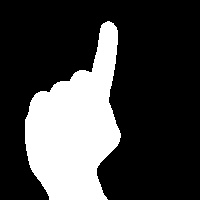
#> input picture test/1/628.jpg, 200 x 200 px, given in place of the camera
$ jupyter execute --allow-errors ly_Generated.ipynb
#> lines starting #> are read from the running program, lines starting #| are printed output that depends on the picture
[cell 1]
import tensorflow as tf
from tensorflow import keras
from keras.models import Sequential
from keras.layers import Activation, Dense, Flatten, BatchNormalization, Conv2D, MaxPool2D, Dropout
from keras.optimizers import Adam, SGD
from keras.metrics import categorical_crossentropy
from keras.preprocessing.image import ImageDataGenerator
import warnings
import numpy as np
import cv2
from keras.callbacks import ReduceLROnPlateau
from keras.callbacks import ModelCheckpoint, EarlyStopping
warnings.simplefilter(action='ignore', category=FutureWarning)

[cell 2]
background = None
accumulated_weight = 0.5

#Creating the dimensions for the ROI...

ROI_top = 100
ROI_bottom = 300
ROI_right = 150
ROI_left = 350
def cal_accum_avg(frame, accumulated_weight):
    global background

    if background is None:
        background = frame.copy().astype("float")
        return None
    cv2.accumulateWeighted(frame, background, accumulated_weight)

[cell 3]
# [16 lines left out: function segment_hand, not called in this run]

[cell 4]
cam = cv2.VideoCapture(0)

num_frames = 0
element = '9'
num_imgs_taken = 0

while True:
    ret, frame = cam.read()
#> frame is the input picture: shape (200, 200, 3); min 0, max 255, mean 66.1

    # flipping the frame to prevent inverted image of captured frame...
    frame = cv2.flip(frame, 1)
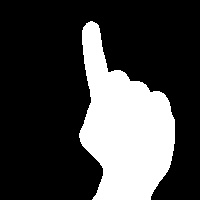
#> frame: shape (200, 200, 3); min 0, max 255, mean 66.1

    frame_copy = frame.copy()

    roi = frame[ROI_top:ROI_bottom, ROI_right:ROI_left]
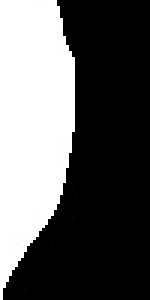
#> roi: shape (100, 50, 3) (shown 3 times larger); min 0, max 255, mean 94.7

    gray_frame = cv2.cvtColor(roi, cv2.COLOR_BGR2GRAY)
    gray_frame = cv2.GaussianBlur(gray_frame, (9, 9), 0)
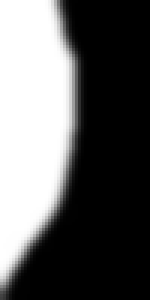
#> gray_frame: shape (100, 50) (shown 3 times larger); min 0, max 255, mean 94.6

    if num_frames < 60:
        cal_accum_avg(gray_frame, accumulated_weight)
        if num_frames <= 59:

            cv2.putText(frame_copy, "FETCHING BACKGROUND...PLEASE WAIT",
(80, 400), cv2.FONT_HERSHEY_SIMPLEX, 0.9, (0,0,255), 2)

    elif num_frames <= 300:

        hand = segment_hand(gray_frame)

        cv2.putText(frame_copy, "Adjust hand...Gesture for" +
  str(element), (200, 400), cv2.FONT_HERSHEY_SIMPLEX, 1,
  (0,0,255),2)

        if hand is not None:

            thresholded, hand_segment = hand

            cv2.drawContours(frame_copy, [hand_segment + (ROI_right,
            ROI_top)], -1, (255, 0, 0),1)

            cv2.putText(frame_copy, str(num_frames)+"For" + element,
            (70, 45), cv2.FONT_HERSHEY_SIMPLEX, 1, (0,0,255), 2)

            # Also display the thresholded image
            cv2.imshow("Thresholded Hand Image", thresholded)

    else:

        # Segmenting the hand region...
        hand = segment_hand(gray_frame)

        # Checking if we are able to detect the hand...
        if hand is not None:

            # unpack the thresholded img and the max_contour...
            thresholded, hand_segment = hand

            # Drawing contours around hand segment
            cv2.drawContours(frame_copy, [hand_segment + (ROI_right,
            ROI_top)], -1, (255, 0, 0),1)

            cv2.putText(frame_copy, str(num_frames), (70, 45),
            cv2.FONT_HERSHEY_SIMPLEX, 1, (0,0,255), 2)

            cv2.putText(frame_copy, str(num_imgs_taken) + 'images' +"For"
      + element, (200, 400), cv2.FONT_HERSHEY_SIMPLEX, 1,
      (0,0,255), 2)

            # Displaying the thresholded image
            cv2.imshow("Thresholded Hand Image", thresholded)
            if num_imgs_taken <= 1000:
                cv2.imwrite(r"D:\\gesture\\train\\"+ element +"\\" +
                str(num_imgs_taken+300) + '.jpg', thresholded)

            else:
                break
            num_imgs_taken +=1
        else:
            cv2.putText(frame_copy, 'No hand detected...', (200, 400),
 cv2.FONT_HERSHEY_SIMPLEX, 1, (0,0,255), 2)


    # Drawing ROI on frame copy
    cv2.rectangle(frame_copy, (ROI_left, ROI_top), (ROI_right,ROI_bottom), (255,128,0), 3)

    cv2.putText(frame_copy, "Hand sign recognition_ _ _", (10, 20), cv2.FONT_ITALIC, 0.5, (51,255,51), 1)
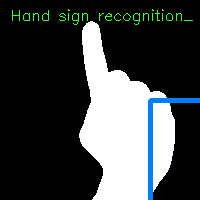
#> frame_copy: shape (200, 200, 3); mean B, G, R 67.7, 67.3, 63

    # increment the number of frames for tracking
    num_frames += 1

    # Display the frame with segmented hand
    cv2.imshow("Sign Detection", frame_copy)

    # Closing windows with Esc key...(any other key with ord can be used too.)
    k = cv2.waitKey(1) & 0xFF
#> (key Esc is pressed here)

    if k == 27:
        break

# Releasing the camera & destroying all the windows...

cv2.destroyAllWindows()
cam.release()

[cell 5]
#Creating Test Set

cam = cv2.VideoCapture(0)

num_frames = 0
element = 10
num_imgs_taken = 0

while True:
    ret, frame = cam.read()

    frame = cv2.flip(frame, 1)

    frame_copy = frame.copy()

    roi = frame[ROI_top:ROI_bottom, ROI_right:ROI_left]

    gray_frame = cv2.cvtColor(roi, cv2.COLOR_BGR2GRAY)
    gray_frame = cv2.GaussianBlur(gray_frame, (9, 9), 0)

    if num_frames < 60:
        cal_accum_avg(gray_frame, accumulated_weight)
        if num_frames <= 59:

            cv2.putText(frame_copy, "FETCHING BACKGROUND...PLEASE WAIT",
(80, 400), cv2.FONT_HERSHEY_SIMPLEX, 0.9, (0,0,255), 2)

    elif num_frames <= 300:

        hand = segment_hand(gray_frame)

        cv2.putText(frame_copy, "Adjust hand...Gesture for" +
  str(element), (200, 400), cv2.FONT_HERSHEY_SIMPLEX, 1,
  (0,0,255),2)

        if hand is not None:

            thresholded, hand_segment = hand

            cv2.drawContours(frame_copy, [hand_segment + (ROI_right,
            ROI_top)], -1, (255, 0, 0),1)

            cv2.putText(frame_copy, str(num_frames)+"For" + str(element),
            (70, 45), cv2.FONT_HERSHEY_SIMPLEX, 1, (0,0,255), 2)

            cv2.imshow("Thresholded Hand Image", thresholded)

    else:

        hand = segment_hand(gray_frame)

        if hand is not None:

            thresholded, hand_segment = hand

            cv2.drawContours(frame_copy, [hand_segment + (ROI_right,
            ROI_top)], -1, (255, 0, 0),1)

            cv2.putText(frame_copy, str(num_frames), (70, 45),
            cv2.FONT_HERSHEY_SIMPLEX, 1, (0,0,255), 2)

            cv2.putText(frame_copy, str(num_imgs_taken) + 'images' +"For"
      + str(element), (200, 400), cv2.FONT_HERSHEY_SIMPLEX, 1,
      (0,0,255), 2)

            cv2.imshow("Thresholded Hand Image", thresholded)
            if num_imgs_taken <= 50:
                cv2.imwrite(r"D:\\gesture\\test\\"+str(element)+"\\" +
                str(num_imgs_taken+300) + '.jpg', thresholded)

            else:
                break
            num_imgs_taken +=1
        else:
            cv2.putText(frame_copy, 'No hand detected...', (200, 400),
 cv2.FONT_HERSHEY_SIMPLEX, 1, (0,0,255), 2)


    cv2.rectangle(frame_copy, (ROI_left, ROI_top), (ROI_right,ROI_bottom), (255,128,0), 3)

    cv2.putText(frame_copy, "Hand sign recognition_ _ _", (10, 20), cv2.FONT_ITALIC, 0.5, (51,255,51), 1)

    num_frames += 1

    cv2.imshow("Sign Detection", frame_copy)

    k = cv2.waitKey(1) & 0xFF
#> (key Esc is pressed here)

    if k == 27:
        break


cv2.destroyAllWindows()
cam.release()

[cell 6]
train_path = r'D:\gesture\train'
test_path = r'D:\gesture\test'

#> (the rest of this cell did not finish here and is left out)

[cell 7]
import matplotlib
from matplotlib import pyplot as plt

#> (a cell that did not finish here is left out)

#> (a cell that did not finish here is left out)

#> (a cell that did not finish here is left out)

#> (a cell that did not finish here is left out)

#> (a cell that did not finish here is left out)

#> (a cell that did not finish here is left out)

[cell 14]
#Once the model is fitted we save the model using model.save()  function.
from keras.models import load_model

#> (the rest of this cell did not finish here and is left out)

[cell 15]
from keras.models import load_model

model_path1 =r"C:\Users\hp\Downloads\whatsapp harry\new_model.h5"
#> (the rest of this cell did not finish here and is left out)

[cell 16]
#word_dict = {0:'One',1:'Ten',2:'Two',3:'Three',4:'Four',5:'Five',6:'Six',7:'Seven',8:'Eight',9:'Nine'}

word_dict = {0: 'One', 1: 'Two', 2: 'Three', 3: 'Four', 4: 'Five', 5: 'Six', 6: 'Seven', 7: 'Eight',
               8: 'Nine', 9: 'A', 10: 'B', 11: 'C', 12: 'D', 13: 'E',
               14: 'F', 15: 'G', 16: 'H', 17: 'I', 18: 'K', 19: 'L', 20: 'M',
               21: 'N', 22: 'O', 23: 'P', 24: 'Q', 25: 'R', 26: 'S',
               27: 'T', 28: 'U', 29: 'V', 30: 'W', 31: 'X', 32: 'Y'}

#> (the rest of this cell did not finish here and is left out)

[cell 17]
import numpy as np
import cv2
import keras
from keras.preprocessing.image import ImageDataGenerator
import tensorflow as tf

[cell 18]
background = None
accumulated_weight = 0.5

ROI_top = 100
ROI_bottom = 300
ROI_right = 150
ROI_left = 350

[cell 19]
def cal_accum_avg(frame, accumulated_weight):

    global background

    if background is None:
        background = frame.copy().astype("float")
        return None

    cv2.accumulateWeighted(frame, background, accumulated_weight)

[cell 20]
# [19 lines left out: function segment_hand, not called in this run]

[cell 21]
cam = cv2.VideoCapture(0)
num_frames =0
while True:
    ret, frame = cam.read()


    frame = cv2.flip(frame, 1)

    frame_copy = frame.copy()

    # ROI from the frame
    roi = frame[ROI_top:ROI_bottom, ROI_right:ROI_left]

    gray_frame = cv2.cvtColor(roi, cv2.COLOR_BGR2GRAY)
    gray_frame = cv2.GaussianBlur(gray_frame, (9, 9), 0)


    if num_frames < 70:

        cal_accum_avg(gray_frame, accumulated_weight)

        cv2.putText(frame_copy, "FETCHING BACKGROUND...PLEASE WAIT",
  (80, 400), cv2.FONT_HERSHEY_SIMPLEX, 0.9, (0,0,255), 2)

    else:
        hand = segment_hand(gray_frame)

        if hand is not None:

            thresholded, hand_segment = hand

            cv2.drawContours(frame_copy, [hand_segment + (ROI_right,
      ROI_top)], -1, (255, 0, 0),1)

            cv2.imshow("Thesholded Hand Image", thresholded)

            thresholded = cv2.resize(thresholded, (64, 64))
            thresholded = cv2.cvtColor(thresholded,
 cv2.COLOR_GRAY2RGB)
            thresholded = np.reshape(thresholded,
(1,thresholded.shape[0],thresholded.shape[1],3))

            pred = model.predict(thresholded)
            cv2.putText(frame_copy, word_dict[np.argmax(pred)],
(170, 45), cv2.FONT_HERSHEY_SIMPLEX, 1, (0,0,255), 2)

    cv2.rectangle(frame_copy, (ROI_left, ROI_top), (ROI_right,
    ROI_bottom), (255,128,0), 3)

    num_frames += 1

    cv2.putText(frame_copy, "Hand sign recognition_ _ _",
    (10, 20), cv2.FONT_ITALIC, 0.5, (51,255,51), 1)
    cv2.imshow("Sign Detection", frame_copy)

    k = cv2.waitKey(1) & 0xFF
#> (key Esc is pressed here)

$ run again, on test/1/726.jpg
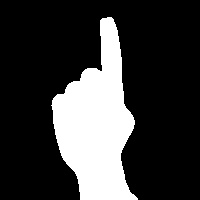
#> input picture test/1/726.jpg, 200 x 200 px, given in place of the camera
#> frame is the input picture: shape (200, 200, 3); min 0, max 255, mean 57.3
#> `roi = frame[ROI_top:ROI_bottom, ROI_right:ROI_left]`:
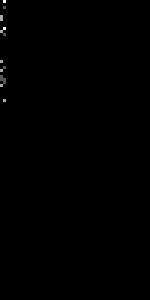
#> roi: shape (100, 50, 3) (shown 3 times larger); min 0, max 3, mean 0.0054; drawn with min black and max white
#> background: shape (100, 50) float64; every value is 0
#> `cv2.putText(frame_copy, "Hand sign recognition_ _ _", (10, 20), cv2.FO..`:
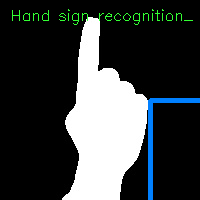
#> frame_copy: shape (200, 200, 3); mean B, G, R 62.5, 62.1, 57.8
